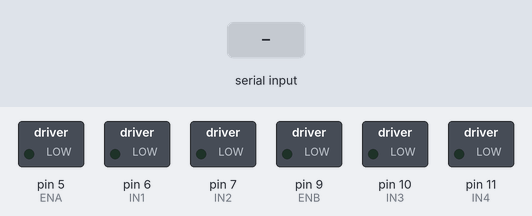
A sketch run on a simulated Arduino Uno, built with avr-gcc and run on an emulated ATmega328P. Parts: switched loads named in the sketch (green lamp = pin HIGH). The test bench sets the inputs (shaded band).

Above: at 1.2 s.
1.3 s: "M,45\n" received over Serial
At 1.9 s:
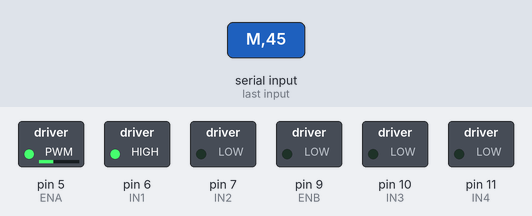
Timing chart, 0 to 4.3 s (numbered marks = the images above; inputs shaded):
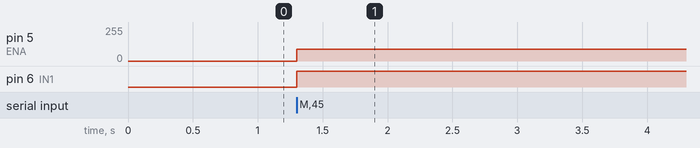

Measured:
- after the input at 1.3 s, pin 5 (ENA): 0/255 → 90/255 at once; pin 6 (IN1): LOW → HIGH at once

The sketch:

motor_controller.ino
```cpp
// motor_controller.ino
// For Line Follower Robot using L298N Motor Driver
// Protocol: "M,<left_pwm>,<right_pwm>\n" where pwm ∈ [-127..127]

const int ENA = 5;   // Left motor PWM
const int IN1 = 6;   // Left motor dir1
const int IN2 = 7;   // Left motor dir2

const int ENB = 9;   // Right motor PWM
const int IN3 = 10;  // Right motor dir1
const int IN4 = 11;  // Right motor dir2

char inBuf[32];

void setup() {
  Serial.begin(115200);
  pinMode(ENA, OUTPUT);
  pinMode(ENB, OUTPUT);
  pinMode(IN1, OUTPUT);
  pinMode(IN2, OUTPUT);
  pinMode(IN3, OUTPUT);
  pinMode(IN4, OUTPUT);
}

void setMotor(int pwm, int in1, int in2, int enPin) {
  if (pwm > 0) {
    digitalWrite(in1, HIGH);
    digitalWrite(in2, LOW);
    analogWrite(enPin, pwm);
  } else if (pwm < 0) {
    digitalWrite(in1, LOW);
    digitalWrite(in2, HIGH);
    analogWrite(enPin, -pwm);
  } else {
    digitalWrite(in1, LOW);
    digitalWrite(in2, LOW);
    analogWrite(enPin, 0);
  }
}

void loop() {
  if (Serial.available()) {
    size_t len = Serial.readBytesUntil('\n', inBuf, sizeof(inBuf)-1);
    inBuf[len] = 0;
    if (len > 0 && inBuf[0] == 'M' && inBuf[1] == ',') {
      int l = 0, r = 0;
      char *p = inBuf + 2;
      l = atoi(p);
      char *comma = strchr(p, ',');
      if (comma) r = atoi(comma+1);
      l = constrain(l, -127, 127);
      r = constrain(r, -127, 127);
      int pwmL = map(l, -127, 127, -255, 255);
      int pwmR = map(r, -127, 127, -255, 255);
      setMotor(pwmL, IN1, IN2, ENA);
      setMotor(pwmR, IN3, IN4, ENB);
    }
  }
}
```
